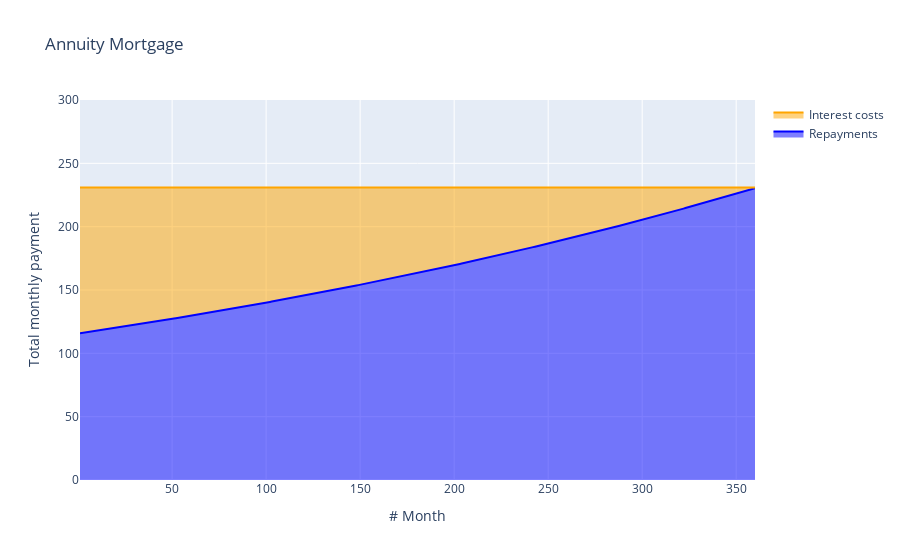

The notebook cell saved with this chart:
### Code cell
fig = px.area(df, x="Month", y="P_FR",color_discrete_sequence=['blue'],
              labels={"P_FR": "Total monthly payment", "Month": "# Month"}, title='Annuity Mortgage')
fig2 = px.area(df, x="Month", y="I_FR",color_discrete_sequence=['orange']) 
fig.add_trace(fig2.data[0])
fig['data'][0]['showlegend']=True
fig['data'][0]['name']='Repayments'
fig['data'][1]['showlegend']=True
fig['data'][1]['name']='Interest costs'
fig.update_layout(yaxis_range=[0,M])

fig.show()

### Figure 1 — Plotly figure (JSON) as saved in the notebook; plotly's stock layout.template omitted (floating-point values rounded to 4 significant figures; data arrays with more than 128 entries replaced by an {"elided": "..."} marker saying what was removed)
{"data": [{"fillpattern": {"shape": ""}, "hovertemplate": "# Month=%{x}<br>Total monthly payment=%{y}<extra></extra>", "legendgroup": "", "line": {"color": "blue"}, "marker": {"symbol": "circle"}, "mode": "lines", "name": "Repayments", "orientation": "v", "showlegend": true, "stackgroup": "1", "type": "scatter", "x": {"elided": "360 int values"}, "xaxis": "x", "y": {"elided": "360 float values"}, "yaxis": "y"}, {"fillpattern": {"shape": ""}, "hovertemplate": "Month=%{x}<br>I_FR=%{y}<extra></extra>", "legendgroup": "", "line": {"color": "orange"}, "marker": {"symbol": "circle"}, "mode": "lines", "name": "Interest costs", "orientation": "v", "showlegend": true, "stackgroup": "1", "type": "scatter", "x": {"elided": "360 int values"}, "xaxis": "x", "y": {"elided": "360 float values"}, "yaxis": "y"}], "layout": {"legend": {"tracegroupgap": 0}, "title": {"text": "Annuity Mortgage"}, "xaxis": {"anchor": "y", "domain": [0, 1], "title": {"text": "# Month"}}, "yaxis": {"anchor": "x", "domain": [0, 1], "range": [0, 300], "title": {"text": "Total monthly payment"}}}}
